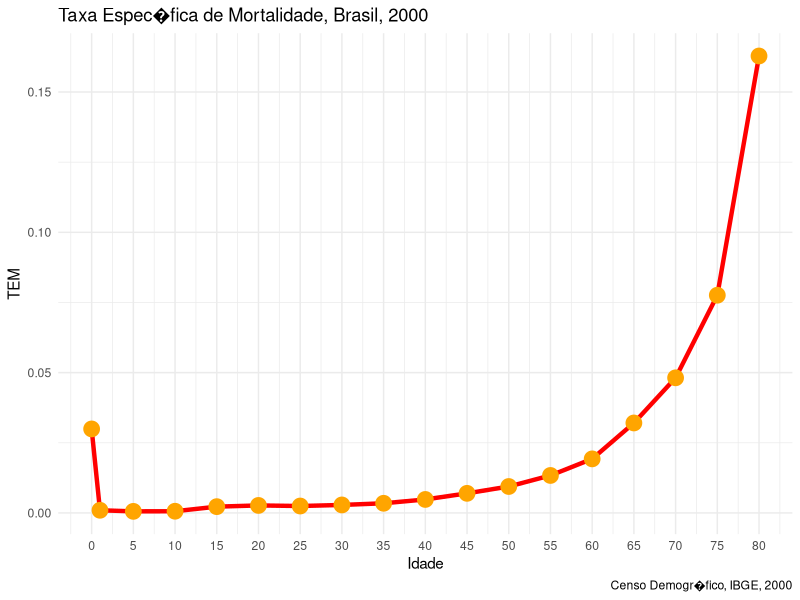
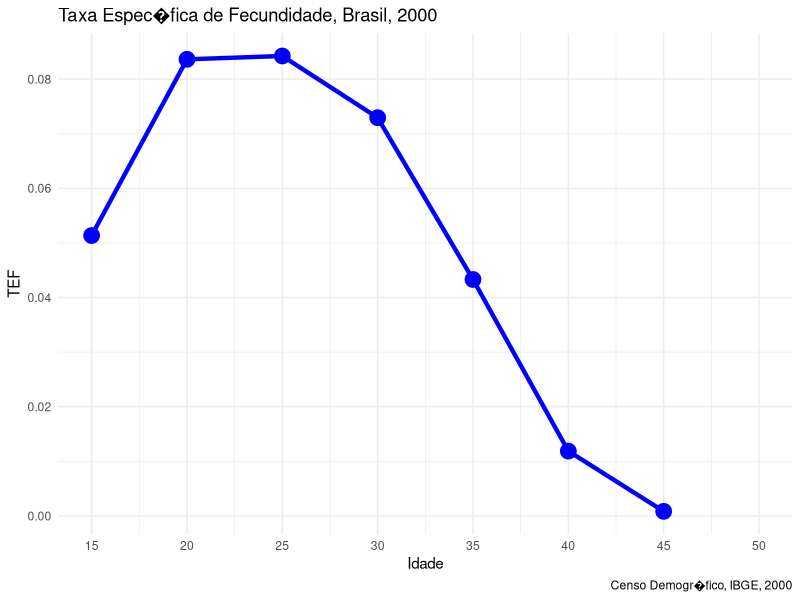

Here is the R script that generated these plots, in order:
#------------------------------------------------------------------------

  ######AULA PR�TICA MORTALIDADE E FECUNDIDADE######

#------------------------------------------------------------------------
# 1O: MUDAR O DIRET�RIO PARA A PASTA QUE TEM O SCRIPT E O BANCO DE DADOS
  
  
# 2O: BAIXAR A BIBLIOTECA QUE VAMOS TRABALHAR MAIS ADIANTE E CHAMAR A BIBLIOTECA
  
library(tidyverse)

#Lendo o banco de dados com informa��es de popula��o e �bito que recebeu o nome de "pop.csv"

aula <- read.csv("Rstudio/popu.csv", sep = ";", header = T) #getwd()

#Visualizando o banco

View(aula)
  
names(aula)


# Perguntar em cada passo como se calcula os respectivos indicadores

# Taxa bruta de mortalidade

TBM=(sum(aula$obito)/sum(aula$pop2000))*1000
TBM     #Interprete o resultado


# Taxa espec�fica de mortalidade

aula$TEM=aula$obito/aula$pop2000 
aula$TEM #Interprete

#Fazendo o gr�fico da TEM com um fundo mais limpo

f1=ggplot(data = aula, 
         aes(x = Idade, y = TEM))+
         geom_line(colour = "red", size=1.5)+
         geom_point(colour="orange", size=5)+
         #ajustando o eixo x
         scale_x_continuous(limits = c(0,80), breaks =scales::breaks_width(5))+ 
         #mudando o fundo
         theme_minimal()+
         #colocando o titulo nos eixos, do gr�fico e a fonte
          labs(title="Taxa Espec�fica de Mortalidade, Brasil, 2000",
          y = "TEM", caption = "Censo Demogr�fico, IBGE, 2000")
f1

# No Datasus encontre os �bitos de menores de 1 ano e a informa��o de nascidos vivos

#C�lculo da Taxa de Mortalidade Infantil

obt=68199
nv=3206761
TMI=obt/nv*1000
TMI

# Taxa de mortalidade proporcional por doen�as cardiovasculares
# (no DATASUS encontre o n�mero de �bitos por doen�as cardiovasculares-Cap�tulo IX)
# Datasus: http://tabnet.datasus.gov.br/cgi/deftohtm.exe?sim/cnv/obt10uf.def

obt_cardio=260603
obt_cardio
total_obitos=sum(aula$obito)
total_obitos

mort_prop=obt_cardio/total_obitos*100
mort_prop # Interprete os resultados

# Calcule a taxa de mortalidade espec�fica por causas externas (cap�tulo XX).
# Datasus: http://tabnet.datasus.gov.br/cgi/deftohtm.exe?sim/cnv/obt10uf.def

obt_causasext=118397
pop_total=sum(aula$pop2000)
pop_total

TEMext=obt_causasext/pop_total*100000
TEMext # Interprete os resultados

# No site do IBGE encontre a esperan�a de vida para o Brasil em 2000 e 2010 e interprete o resultado.
# N�o vamos aprender calcular/decompor a t�bua de vida neste curso.

#Lendo o banco de dados de fecundidade, calcule para o Brasil em 2000 os seguintes indicadores.

fec=read.csv('Rstudio/facun.csv', sep=";", header = T)
View(fec)
names(fec)

# Taxa Bruta de Natalidade - TBN

NV=3206761 #J� tinha sido calculado na parte componente mortalidade para o indicador TMI
NV

pop_total

TBN=NV/pop_total*1000
TBN   #Interprete o indicador

# Taxa Espec�fica de Fecundidade - TEF

fec$TEF=fec$NV/fec$Popf
fec$TEF #Interprete

#Fazendo o gr�fico da TEF com um fundo mais limpo. Mesma l�gica do de cima.

f2=ggplot(data = fec, 
       aes(x = Idade, y = TEF))+
  geom_line(colour = "blue", size=1.5)+
  geom_point(colour="blue", size=5)+
  #ajustando o eixo x
  scale_x_continuous(limits = c(15,50), breaks =scales::breaks_width(5))+ 
  #mudando o fundo
  theme_minimal()+
  #colocando o titulo nos eixos, do gr�fico e a fonte
  labs(title="Taxa Espec�fica de Fecundidade, Brasil, 2000",
       y = "TEF",
       caption = "Censo Demogr�fico, IBGE, 2000")
f2


# Taxa de Fecundidade Total 

TFT=sum(fec$TEF)*5
TFT

# Idade M�dia da Fecundidade (explicar esse indicador. Achei mais pr�tico na aula em R)
# IMF=  (sum (TEFi*ponto m�dio intervalo de idade))/(sum(TEF15-49))

fec$ponto_medio=fec$Idade+2.5

IMF=(sum(fec$ponto_medio*fec$TEF))/(sum(fec$TEF))
IMF #Interprete
